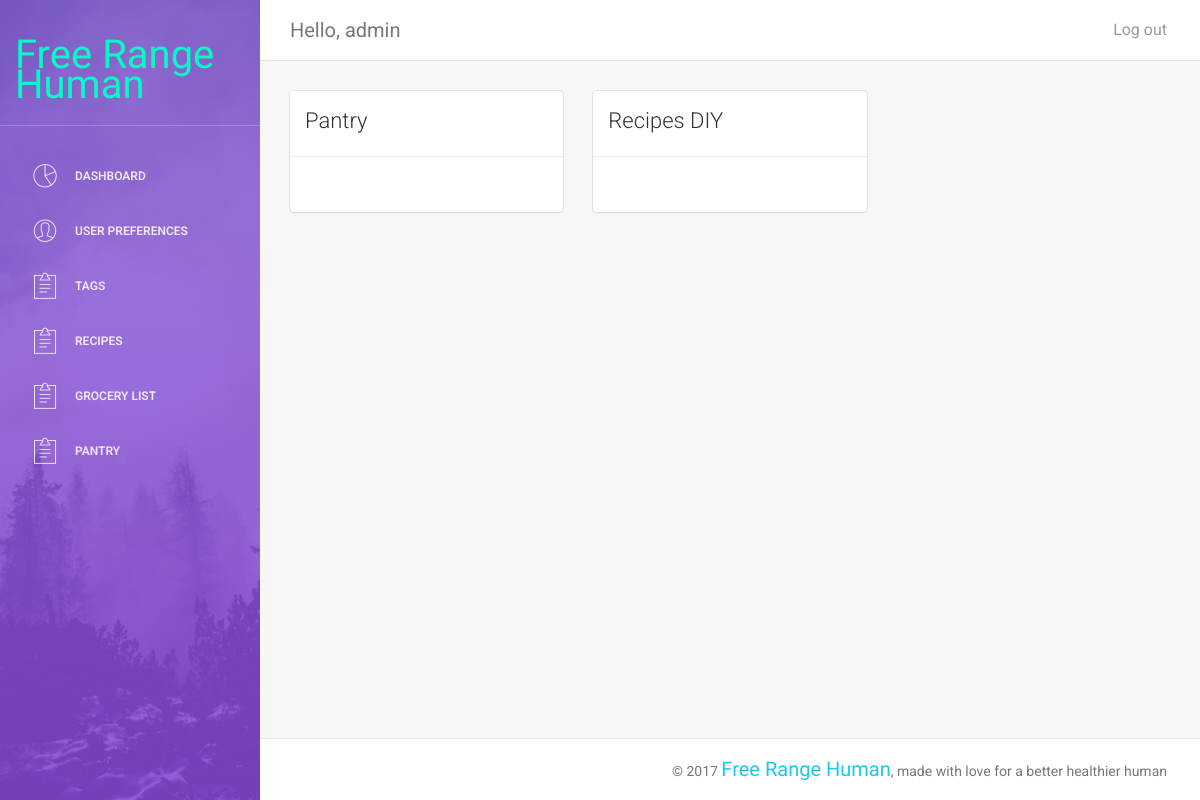
The page /dashboard/pantry (signed in) on the database as committed earlier.
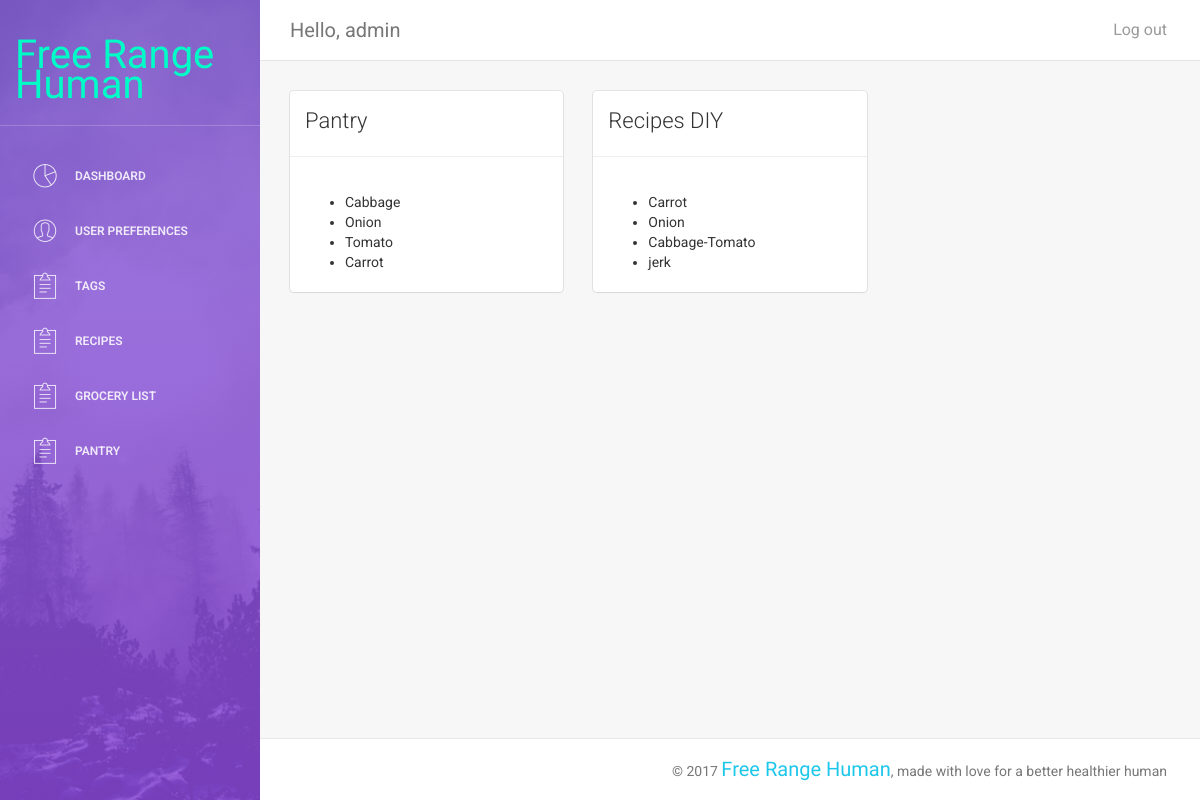
The same page on the database as committed later.
### dashboard/models.py (models this page shows, shortened)
class Recipe(models.Model):
	recipe_id = models.AutoField(primary_key=True)
	recipe_name = models.CharField(max_length=50)
	calories = models.IntegerField()
	servings = models.IntegerField()
	fat = models.IntegerField()
	carb = models.IntegerField()
	protein = models.IntegerField()
	ingredients = models.ManyToManyField(Ingredient)
	tags = models.ManyToManyField(Tag)

### dashboard/views.py (the view)
# urls.py: url(r'pantry', views.getPantry, name='pantry'),
def getPantry(request):
    startdate = datetime.today() - timedelta(days=6)
    enddate = datetime.today()
    ingredients = Calendar.objects.filter(user__id=request.user.id).filter(date__range=[startdate,enddate]).values('meal_plans__meal1__ingredients__ing_name', 'meal_plans__meal2__ingredients__ing_name', 'meal_plans__meal3__ingredients__ing_name')
    pantry = []
    for ing in ingredients:
        for name in ing.values():
            if name not in pantry:
                pantry.append(name)
    posRecipes = Recipe.objects.filter(ingredients__ing_name__in=pantry).distinct()
    return render(
    request,
    'pantry.html',
    context={'pantry':pantry, 'posRecipes': posRecipes})

### dashboard/templates/pantry.html
{% extends "theme/dashboard.html" %} {% block content %}
<body>
    <div class="col-md-4">
        <div class="card">
            <div class="header">
                <h4 class="title">Pantry</h4>
            </div>
            <hr>
            <div class="content">
                <ul>
                    {% for ing in pantry %}
                            <li>{{ ing }}</li>
                    {% endfor %}
                </ul>
            </div>
        </div>
    </div>
    <div class="col-md-4">
        <div class="card">
            <div class="header">
                <h4 class="title">Recipes DIY</h4>
            </div>
            <hr>
            <div class="content">
                <ul>
                    {% for recipe in posRecipes %}
                        <li>{{ recipe.recipe_name}}</li>
                    {% endfor %}
                </ul>
            </div>
        </div>
    </div>
</body>
{% endblock %}

Rows that differ between the two databases and show on the page:
now on this page (row unchanged): Recipe: recipe_name "Carrot"
now on this page (row unchanged): Recipe: recipe_name "Onion"
now on this page (row unchanged): Recipe: recipe_name "Cabbage-Tomato"
added Recipe: recipe_name "jerk"
Other text that changed with them:
new list line: "Cabbage"
new list line: "Onion"
new list line: "Tomato"
new list line: "Carrot"
